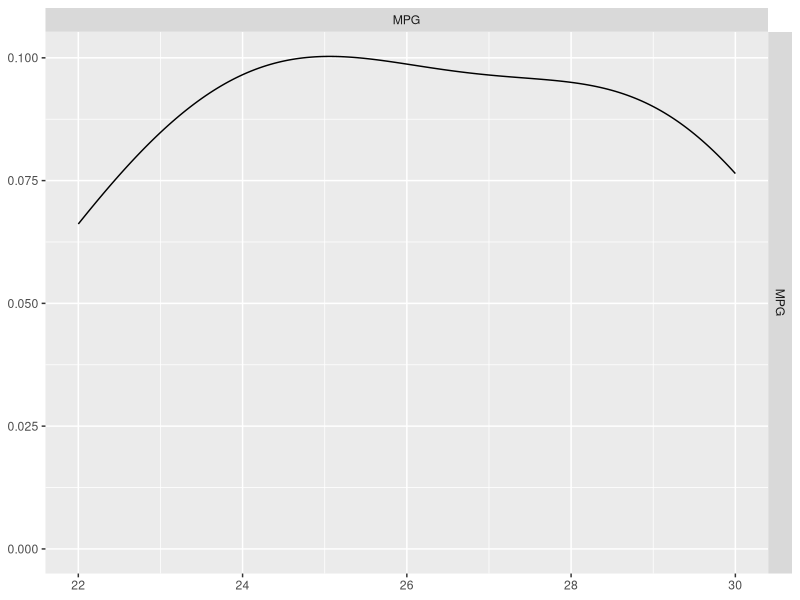

Generate this figure with R:
## ---- chunk 1
knitr::opts_chunk$set(echo = TRUE,message=FALSE,warning=FALSE)
## ---- chunk 2
library(dplyr)
library(skimr)
library(GGally)
## ---- chunk 3
# Create a simple dataset with numerical and categorical variables
test_data <- data.frame(
  Make = factor(c("Toyota", "Ford", "Honda", "Chevy", "Nissan", "BMW")),
  MPG = c(30, 25, 27, 22, 29, 24),
  Cylinders = factor(c(4, 6, 4, 8, 4, 6)),
  Transmission = factor(c("Auto", "Manual", "Auto", "Auto", "Manual", "Manual"))
)
## ---- chunk 4
test_data
## ---- chunk 5
head(test_data)
## ---- chunk 6
names(test_data)
## ---- chunk 7
nrow(test_data)  # Number of rows
ncol(test_data)  # Number of columns
dim(test_data)   # Dimensions (rows, columns)
## ---- chunk 8
str(test_data)
## ---- chunk 9
glimpse(test_data)
## ---- chunk 10
sapply(test_data, class)
## ---- chunk 11
test_data$Cylinders <- factor(test_data$Cylinders, levels = c(4, 6, 8))
test_data$Transmission <- factor(test_data$Transmission, levels = c("Auto", "Manual"))
## ---- chunk 12
summary(test_data)
## ---- chunk 13
# Using base R
mean(test_data$MPG)  # Mean MPG
median(test_data$MPG) # Median MPG
sd(test_data$MPG)     # Standard deviation
range(test_data$MPG)  # Minimum and maximum

# Using dplyr
test_data %>%
  summarise(
    Mean_MPG = mean(MPG),
    Median_MPG = median(MPG),
    SD_MPG = sd(MPG),
    Min_MPG = min(MPG),
    Max_MPG = max(MPG)
  )
## ---- chunk 14
skim(test_data)
## ---- chunk 15
if (!require(GGally)) install.packages("GGally", dependencies = TRUE)
library(GGally)
# Create pairwise scatter plots
GGally::ggpairs(test_data, columns = c("MPG"))
## ---- chunk 16
table(test_data$Transmission)
## ---- chunk 17
table(test_data$Transmission, test_data$Cylinders)
## ---- chunk 18
test_data %>% count(Transmission)
## ---- chunk 19
test_data %>%
  group_by(Transmission) %>%
  summarise(
    Mean_MPG = mean(MPG),
    Median_MPG = median(MPG),
    Count = n()
  )
## ---- chunk 20
aggregate(cbind(MPG, MPG) ~ Transmission, data = test_data, 
          FUN = function(x) c(mean = mean(x, na.rm = TRUE), max = max(x, na.rm = TRUE)))
